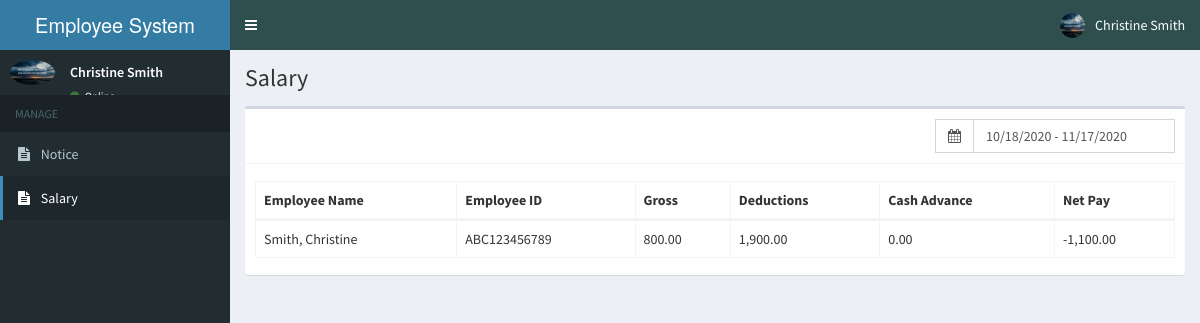
The page /employee/salary.php (signed in) on the database its author committed.
### tables this page shows
CREATE TABLE `employees` (
  `id` int(11) NOT NULL AUTO_INCREMENT,
  `employee_id` varchar(15) NOT NULL,
  `firstname` varchar(50) NOT NULL,
  `lastname` varchar(50) NOT NULL,
  `address` text NOT NULL,
  `birthdate` date NOT NULL,
  `contact_info` varchar(100) NOT NULL,
  `gender` varchar(10) NOT NULL,
  `position_id` int(11) NOT NULL,
  `schedule_id` int(11) NOT NULL,
  `photo` varchar(200) NOT NULL,
  `created_on` date NOT NULL,
  `password` varchar(60) NOT NULL,
  PRIMARY KEY (`id`)
);

CREATE TABLE `attendance` (
  `id` int(11) NOT NULL AUTO_INCREMENT,
  `employee_id` int(11) NOT NULL,
  `date` date NOT NULL,
  `time_in` time NOT NULL,
  `status` int(1) NOT NULL,
  `time_out` time NOT NULL,
  `num_hr` double NOT NULL,
  PRIMARY KEY (`id`)
);

### employee/includes/session.php (called while the page is built, shortened)
<?php
	include 'includes/conn.php';
	$sql = "SELECT * FROM employees WHERE id = '".$_SESSION['employee']."'";
	$query = $conn->query($sql);
	$user = $query->fetch_assoc();
?>

### employee/salary.php (the view, shortened to what this page needs)
<?php include 'includes/session.php'; ?>
<?php
  $range_to = date('m/d/Y');
  $range_from = date('m/d/Y', strtotime('-30 day', strtotime($range_to)));
?>
<?php include 'includes/header.php'; ?>
<body class="hold-transition skin-blue sidebar-mini">
<div class="wrapper">
  <?php include 'includes/navbar.php'; ?>
  <?php include 'includes/menubar.php'; ?>
  <div class="content-wrapper">
    <section class="content-header">
      <h1>
        Salary
      </h1>
    </section>
    <section class="content">
      <div class="row">
        <div class="col-xs-12">
          <div class="box">
            <div class="box-header with-border">
              <div class="pull-right">
                <form method="POST" class="form-inline" id="payForm">
                  <div class="input-group">
                    <div class="input-group-addon">
                      <i class="fa fa-calendar"></i>
                    </div>
                    <input type="text" class="form-control pull-right col-sm-8" id="reservation" name="date_range" value="<?php echo (isset($_GET['range'])) ? $_GET['range'] : $range_from.' - '.$range_to; ?>">
                  </div>
                </form>
              </div>
            </div>
            <div class="box-body">
              <table id="salary_table" class="table table-bordered">
                <thead>
                  <th>Employee Name</th>
                  <th>Employee ID</th>
                  <th>Gross</th>
                  <th>Deductions</th>
                  <th>Cash Advance</th>
                  <th>Net Pay</th>
                </thead>
                <tbody>
                  <?php
                    $sql = "SELECT *, SUM(amount) as total_amount FROM deductions";
                    $query = $conn->query($sql);
                    $drow = $query->fetch_assoc();
                    $deduction = $drow['total_amount'];
                    $to = date('Y-m-d');
                    $from = date('Y-m-d', strtotime('-30 day', strtotime($to)));
                    $employeeid = $_SESSION['employee'];
                    $sql = "SELECT *, SUM(num_hr) AS total_hr, attendance.employee_id AS empid FROM attendance LEFT JOIN employees ON employees.id=attendance.employee_id LEFT JOIN position ON position.id=employees.position_id WHERE date BETWEEN '$from' AND '$to' AND attendance.employee_id = $employeeid GROUP BY attendance.employee_id ORDER BY employees.lastname ASC, employees.firstname ASC";
                    $query = $conn->query($sql);
                    while($row = $query->fetch_assoc()){
                      $empid = $row['empid'];
                      $casql = "SELECT *, SUM(amount) AS cashamount FROM cashadvance WHERE employee_id='$empid' AND date_advance BETWEEN '$from' AND '$to'";
                      $caquery = $conn->query($casql);
                      $carow = $caquery->fetch_assoc();
                      $cashadvance = $carow['cashamount'];
                      $gross = $row['rate'] * $row['total_hr'];
                      $total_deduction = $deduction + $cashadvance;
                      $net = $gross - $total_deduction;
                      echo "
                        <tr>
                          <td>".$row['lastname'].", ".$row['firstname']."</td>
                          <td>".$row['employee_id']."</td>
                          <td>".number_format($gross, 2)."</td>
                          <td>".number_format($deduction, 2)."</td>
                          <td>".number_format($cashadvance, 2)."</td>
                          <td>".number_format($net, 2)."</td>
                        </tr>
                      ";
                    }
                  ?>
                </tbody>
              </table>
            </div>
          </div>
        </div>
      </div>
    </section>
  </div>
</div>
</body>
</html>

### employee/includes/navbar.php (shortened to what this page needs)
<header class="main-header">
    <a href="home.php" class="logo">
      <span class="logo-lg"><b></b>Employee System</span>
    </a>
    <nav class="navbar navbar-static-top">
      <a href="#" class="sidebar-toggle" data-toggle="push-menu" role="button">
      </a>
      <div class="navbar-custom-menu">
        <ul class="nav navbar-nav">
          <li class="dropdown user user-menu">
            <a href="#" class="dropdown-toggle" data-toggle="dropdown">
              <img src="<?php echo (!empty($user['photo'])) ? '../images/'.$user['photo'] : '../images/profile.jpg'; ?>" class="user-image" alt="User Image">
              <span class="hidden-xs"><?php echo $user['firstname'].' '.$user['lastname']; ?></span>
            </a>
          </li>
        </ul>
      </div>
    </nav>
  </header>

### employee/includes/menubar.php
<aside class="main-sidebar">
    <section class="sidebar">
      <div class="user-panel">
        <div class="pull-left image">
          <img src="<?php echo (!empty($user['photo'])) ? '../images/'.$user['photo'] : '../images/profile.jpg'; ?>" class="img-circle" alt="User Image">
        </div>
        <div class="pull-left info">
          <p><?php echo $user['firstname'].' '.$user['lastname']; ?></p>
          <a><i class="fa fa-circle text-success"></i> Online</a>
        </div>
      </div>
      <ul class="sidebar-menu" data-widget="tree">
        <li class="header">MANAGE</li>
        <li><a href="notice.php"><i class="fa fa-file-text"></i> Notice</a></li>
        <li><a href="salary.php"><i class="fa fa-file-text"></i> <span>Salary</span></a></li>
    </section>
  </aside>

### rows shown on the page
employees: photo (picture), firstname "Christine", lastname "Smith"
attendance: employee.lastname "Smith", employee.firstname "Christine", employee.employee_id "ABC123456789", gross "800.00", deduction "1,900.00", cashadvance "0.00", net "-1,100.00"
